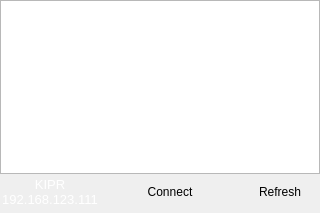
<?xml version="1.0" encoding="UTF-8"?>
<ui version="4.0">
 <class>Wireless</class>
 <widget class="QWidget" name="Wireless">
  <property name="geometry">
   <rect>
    <x>0</x>
    <y>0</y>
    <width>320</width>
    <height>213</height>
   </rect>
  </property>
  <property name="minimumSize">
   <size>
    <width>320</width>
    <height>213</height>
   </size>
  </property>
  <property name="maximumSize">
   <size>
    <width>320</width>
    <height>213</height>
   </size>
  </property>
  <property name="font">
   <font>
    <pointsize>9</pointsize>
   </font>
  </property>
  <property name="windowTitle">
   <string>Form</string>
  </property>
  <layout class="QVBoxLayout" name="verticalLayout">
   <property name="spacing">
    <number>3</number>
   </property>
   <property name="leftMargin">
    <number>0</number>
   </property>
   <property name="topMargin">
    <number>0</number>
   </property>
   <property name="rightMargin">
    <number>0</number>
   </property>
   <property name="bottomMargin">
    <number>6</number>
   </property>
   <item>
    <widget class="QListWidget" name="ui_ssidListWidget"/>
   </item>
   <item>
    <layout class="QHBoxLayout" name="horizontalLayout">
     <property name="spacing">
      <number>6</number>
     </property>
     <item>
      <widget class="QLabel" name="ui_ipLabel">
       <property name="minimumSize">
        <size>
         <width>100</width>
         <height>0</height>
        </size>
       </property>
       <property name="maximumSize">
        <size>
         <width>100</width>
         <height>16777215</height>
        </size>
       </property>
       <property name="font">
        <font>
         <pointsize>10</pointsize>
        </font>
       </property>
       <property name="styleSheet">
        <string notr="true">color:white</string>
       </property>
       <property name="text">
        <string>KIPR
192.168.123.111</string>
       </property>
       <property name="alignment">
        <set>Qt::AlignCenter</set>
       </property>
      </widget>
     </item>
     <item>
      <spacer name="horizontalSpacer">
       <property name="orientation">
        <enum>Qt::Horizontal</enum>
       </property>
       <property name="sizeHint" stdset="0">
        <size>
         <width>40</width>
         <height>20</height>
        </size>
       </property>
      </spacer>
     </item>
     <item>
      <widget class="QPushButton" name="ui_connectButton">
       <property name="minimumSize">
        <size>
         <width>80</width>
         <height>30</height>
        </size>
       </property>
       <property name="maximumSize">
        <size>
         <width>80</width>
         <height>30</height>
        </size>
       </property>
       <property name="styleSheet">
        <string notr="true">QPushButton{
border:0px;
background-image:url(:/actions/rivet80x30L.png);
color:black;
}
QPushButton:pressed{
border:0px;
background-image:url(:/actions/rivet80x30D.png);
color:white;
}</string>
       </property>
       <property name="text">
        <string>Connect</string>
       </property>
      </widget>
     </item>
     <item>
      <spacer name="horizontalSpacer_2">
       <property name="orientation">
        <enum>Qt::Horizontal</enum>
       </property>
       <property name="sizeHint" stdset="0">
        <size>
         <width>40</width>
         <height>20</height>
        </size>
       </property>
      </spacer>
     </item>
     <item>
      <widget class="QPushButton" name="ui_refreshButton">
       <property name="minimumSize">
        <size>
         <width>80</width>
         <height>30</height>
        </size>
       </property>
       <property name="maximumSize">
        <size>
         <width>80</width>
         <height>30</height>
        </size>
       </property>
       <property name="styleSheet">
        <string notr="true">QPushButton{
border:0px;
background-image:url(:/actions/rivet80x30L.png);
color:black;
}
QPushButton:pressed{
border:0px;
background-image:url(:/actions/rivet80x30D.png);
color:white;
}</string>
       </property>
       <property name="text">
        <string>Refresh</string>
       </property>
      </widget>
     </item>
    </layout>
   </item>
  </layout>
 </widget>
 <resources/>
 <connections/>
</ui>
